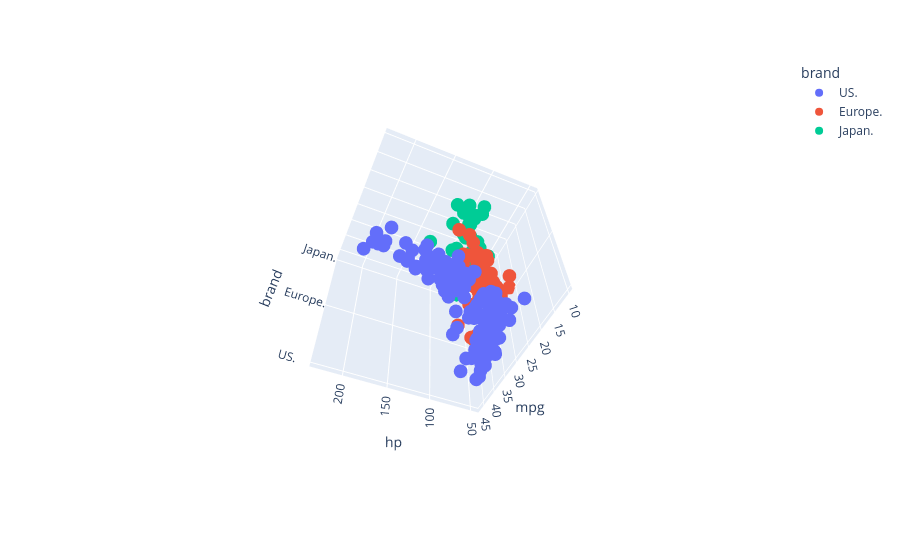

Here is the notebook cell this chart was saved with:
### Code cell
fig=px.scatter_3d(df,x='mpg',y='hp',z='brand',color='brand')
fig.show()

### Figure 1 — Plotly figure (JSON) as saved in the notebook; plotly's stock layout.template omitted (floating-point values rounded to 4 significant figures; data arrays with more than 128 entries replaced by an {"elided": "..."} marker saying what was removed)
{"data": [{"hovertemplate": "brand=%{z}<br>mpg=%{x}<br>hp=%{y}<extra></extra>", "legendgroup": "US.", "marker": {"color": "#636efa", "symbol": "circle"}, "mode": "markers", "name": "US.", "scene": "scene", "showlegend": true, "type": "scatter3d", "x": {"elided": "162 float values"}, "y": {"elided": "162 int values"}, "z": {"elided": "162 str values"}}, {"hovertemplate": "brand=%{z}<br>mpg=%{x}<br>hp=%{y}<extra></extra>", "legendgroup": "Europe.", "marker": {"color": "#EF553B", "symbol": "circle"}, "mode": "markers", "name": "Europe.", "scene": "scene", "showlegend": true, "type": "scatter3d", "x": [31.9, 25.4, 34.3, 24, 21.5, 26, 29, 27.2, 24, 29, 26, 29.5, 29, 26, 23, 25, 43.4, 30, 25, 18, 37.3, 27, 26, 27, 20, 26, 22, 21, 23, 28, 16.2, 23, 20.3, 29, 26, 41.5, 43.1, 29, 26, 30, 21.6, 16.5, 20, 44, 25, 44.3, 24, 36.4], "y": [71, 77, 78, 90, 110, 46, 78, 71, 75, 70, 46, 71, 83, 90, 95, 81, 48, 76, 115, 112, 69, 83, 67, 60, 91, 78, 98, 87, 88, 86, 133, 54, 103, 49, 69, 76, 48, 70, 75, 70, 115, 120, 102, 52, 87, 48, 110, 67], "z": ["Europe.", "Europe.", "Europe.", "Europe.", "Europe.", "Europe.", "Europe.", "Europe.", "Europe.", "Europe.", "Europe.", "Europe.", "Europe.", "Europe.", "Europe.", "Europe.", "Europe.", "Europe.", "Europe.", "Europe.", "Europe.", "Europe.", "Europe.", "Europe.", "Europe.", "Europe.", "Europe.", "Europe.", "Europe.", "Europe.", "Europe.", "Europe.", "Europe.", "Europe.", "Europe.", "Europe.", "Europe.", "Europe.", "Europe.", "Europe.", "Europe.", "Europe.", "Europe.", "Europe.", "Europe.", "Europe.", "Europe.", "Europe."]}, {"hovertemplate": "brand=%{z}<br>mpg=%{x}<br>hp=%{y}<extra></extra>", "legendgroup": "Japan.", "marker": {"color": "#00cc96", "symbol": "circle"}, "mode": "markers", "name": "Japan.", "scene": "scene", "showlegend": true, "type": "scatter3d", "x": [37.7, 34, 31.8, 24, 37.2, 38.1, 33, 31, 27, 23, 30, 21.5, 31.6, 19, 22, 32.7, 46.6, 32, 28, 24, 21.1, 32.4, 35, 34.1, 27.2, 32.2, 20, 33, 29, 32, 35.1, 31.3, 27.5, 18, 29.5, 20, 32.4, 31.5, 33.8, 33.5, 40.8, 25.4, 22, 39.1, 32.9, 37, 32, 31, 28, 24, 36.1], "y": [62, 70, 65, 95, 65, 60, 53, 65, 88, 97, 67, 110, 74, 108, 94, 132, 65, 67, 92, 97, 95, 75, 69, 65, 97, 75, 88, 53, 75, 96, 60, 75, 95, 90, 68, 122, 72, 68, 67, 70, 65, 116, 97, 58, 100, 65, 61, 52, 75, 95, 60], "z": ["Japan.", "Japan.", "Japan.", "Japan.", "Japan.", "Japan.", "Japan.", "Japan.", "Japan.", "Japan.", "Japan.", "Japan.", "Japan.", "Japan.", "Japan.", "Japan.", "Japan.", "Japan.", "Japan.", "Japan.", "Japan.", "Japan.", "Japan.", "Japan.", "Japan.", "Japan.", "Japan.", "Japan.", "Japan.", "Japan.", "Japan.", "Japan.", "Japan.", "Japan.", "Japan.", "Japan.", "Japan.", "Japan.", "Japan.", "Japan.", "Japan.", "Japan.", "Japan.", "Japan.", "Japan.", "Japan.", "Japan.", "Japan.", "Japan.", "Japan.", "Japan."]}], "layout": {"autosize": true, "legend": {"title": {"text": "brand"}, "tracegroupgap": 0}, "margin": {"t": 60}, "scene": {"aspectmode": "auto", "aspectratio": {"x": 1, "y": 1, "z": 1}, "camera": {"center": {"x": 0, "y": 0, "z": 0}, "eye": {"x": -1.626, "y": 0.6891, "z": -2.347}, "projection": {"type": "perspective"}, "up": {"x": 0, "y": 0, "z": 1}}, "domain": {"x": [0, 1], "y": [0, 1]}, "xaxis": {"title": {"text": "mpg"}, "type": "linear"}, "yaxis": {"title": {"text": "hp"}, "type": "linear"}, "zaxis": {"categoryarray": ["US.", "Europe.", "Japan."], "categoryorder": "array", "title": {"text": "brand"}, "type": "category"}}}}
